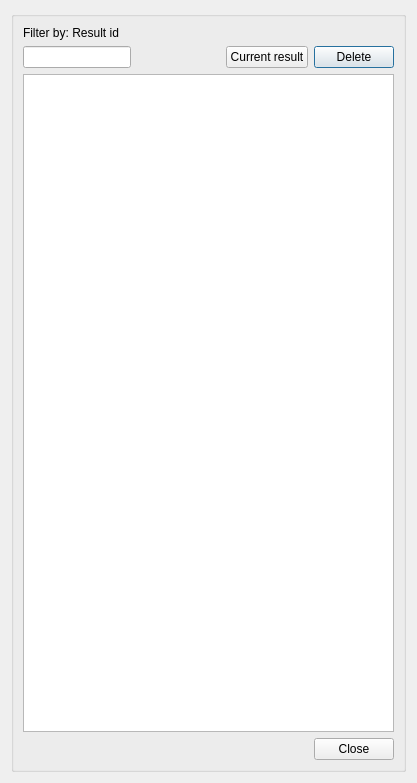
<?xml version="1.0" encoding="UTF-8"?>
<ui version="4.0">
 <class>dlg_price_manager</class>
 <widget class="QDialog" name="dlg_price_manager">
  <property name="geometry">
   <rect>
    <x>0</x>
    <y>0</y>
    <width>417</width>
    <height>783</height>
   </rect>
  </property>
  <property name="windowTitle">
   <string>Price result management</string>
  </property>
  <layout class="QGridLayout" name="verticalLayout_4">
   <item row="0" column="0">
    <widget class="QGroupBox" name="groupBox">
     <property name="title">
      <string/>
     </property>
     <layout class="QGridLayout" name="verticalLayout_3">
      <item row="1" column="6">
       <widget class="QPushButton" name="btn_delete">
        <property name="sizePolicy">
         <sizepolicy hsizetype="Fixed" vsizetype="Fixed">
          <horstretch>0</horstretch>
          <verstretch>0</verstretch>
         </sizepolicy>
        </property>
        <property name="text">
         <string>Delete</string>
        </property>
       </widget>
      </item>
      <item row="1" column="1" colspan="3">
       <spacer name="horizontalSpacer_2">
        <property name="orientation">
         <enum>Qt::Horizontal</enum>
        </property>
        <property name="sizeHint" stdset="0">
         <size>
          <width>80</width>
          <height>20</height>
         </size>
        </property>
       </spacer>
      </item>
      <item row="3" column="6">
       <widget class="QPushButton" name="btn_cancel">
        <property name="text">
         <string>Close</string>
        </property>
       </widget>
      </item>
      <item row="2" column="0" colspan="7">
       <widget class="QTableView" name="tbl_om_result_cat"/>
      </item>
      <item row="3" column="0" colspan="4">
       <spacer name="horizontalSpacer">
        <property name="orientation">
         <enum>Qt::Horizontal</enum>
        </property>
        <property name="sizeHint" stdset="0">
         <size>
          <width>40</width>
          <height>20</height>
         </size>
        </property>
       </spacer>
      </item>
      <item row="0" column="0">
       <widget class="QLabel" name="lbl_result_id">
        <property name="text">
         <string>Filter by: Result id</string>
        </property>
       </widget>
      </item>
      <item row="1" column="0">
       <widget class="QLineEdit" name="txt_name">
        <property name="sizePolicy">
         <sizepolicy hsizetype="Fixed" vsizetype="Fixed">
          <horstretch>0</horstretch>
          <verstretch>0</verstretch>
         </sizepolicy>
        </property>
        <property name="text">
         <string/>
        </property>
       </widget>
      </item>
      <item row="1" column="5">
       <widget class="QPushButton" name="btn_update_result">
        <property name="text">
         <string>Current result</string>
        </property>
       </widget>
      </item>
      <item row="1" column="4">
       <widget class="QLabel" name="lbl_vdefault_price">
        <property name="sizePolicy">
         <sizepolicy hsizetype="Fixed" vsizetype="Preferred">
          <horstretch>0</horstretch>
          <verstretch>0</verstretch>
         </sizepolicy>
        </property>
        <property name="text">
         <string/>
        </property>
       </widget>
      </item>
     </layout>
    </widget>
   </item>
  </layout>
 </widget>
 <resources/>
 <connections/>
</ui>
